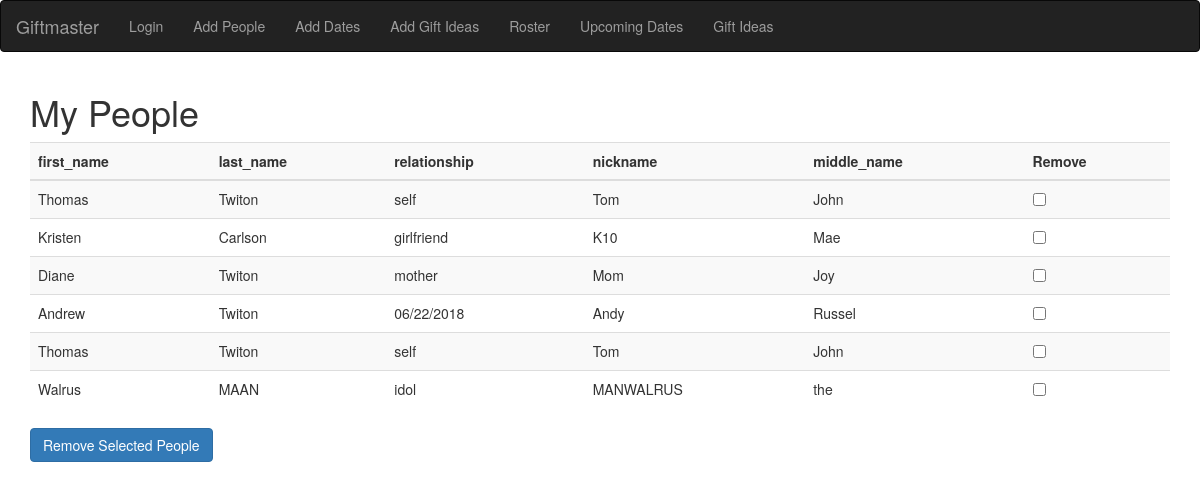
The page /roster on the database as committed earlier.
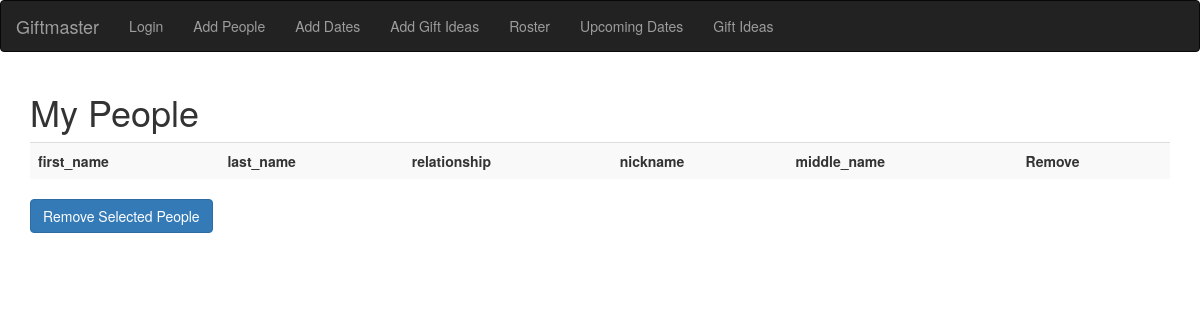
The same page on the database as committed later.
### tables this page shows
CREATE TABLE roster_test (first_name text, last_name text, middle_name text, nickname text, relationship text, id text);

### giftapp.py (the view)
@app.route('/roster')
def getroster():
    conn = sqlite3.connect('giftmaster.db')
    cur = conn.cursor()
    cur.execute('select first_name, last_name, relationship, nickname, middle_name from '+ tables.roster)
    res = cur.fetchall()
    return render_template("roster.html", data = res, theader = cur)

### templates/roster.html
{% extends "base.html" %}
{% block content %}
<div class=container>
    <h1>My People</h1>
    <table class="table table-striped">
        <tr id=headers>
            <th>{{theader.description[0][0]}}</th>
            <th>{{theader.description[1][0]}}</th>
            <th>{{theader.description[2][0]}}</th>
            <th>{{theader.description[3][0]}}</th>
            <th>{{theader.description[4][0]}}</th>
            <th>Remove</th>
        </tr>
        <tbody id=mytable>
        {% for i in range(0, data|length)%}
        <tr>
            <td>{{data[i][0]}}</td>
            <td>{{data[i][1]}}</td>
            <td>{{data[i][2]}}</td>
            <td>{{data[i][3]}}</td>
            <td>{{data[i][4]}}</td>
            <td><input type="checkbox"></td>
        </tr>
        {% endfor %}
        </tbody>
    </table>
    <button onclick="deleter('roster')" class="btn btn-primary">Remove Selected People</button>
</div>
{% endblock %}

### templates/base.html (shortened to what this page needs)
{% extends "bootstrap/base.html" %}
{% import "bootstrap/wtf.html" as wtf %}
{% block navbar %}
<nav class="navbar navbar-inverse">
  <div class="container-fluid">
    <div class="navbar-header">
      <a class="navbar-brand" href="/">Giftmaster</a>
    </div>
    <div class="collapse navbar-collapse" id="myNavbar">
    <ul class="nav navbar-nav">
      <li><a href="/">Login</a></li>
      <li><a href="/add_roster">Add People</a></li>
      <li><a href="/add_date">Add Dates</a></li>
      <li><a href="/add_gift">Add Gift Ideas</a></li>
      <li><a href="/roster">Roster</a></li>
      <li><a href="/upcoming_dates">Upcoming Dates</a></li>
      <li><a href="/gift_ideas">Gift Ideas</a></li>
    </ul>
  </div>
  </div>
</nav>
{% endblock %}

Rows that differ between the two databases and show on the page:
removed roster_test: first_name "Thomas", last_name "Twiton", relationship "self", nickname "Tom", middle_name "John"
removed roster_test: first_name "Kristen", last_name "Carlson", relationship "girlfriend", nickname "K10", middle_name "Mae"
removed roster_test: first_name "Diane", last_name "Twiton", relationship "mother", nickname "Mom", middle_name "Joy"
removed roster_test: first_name "Andrew", last_name "Twiton", relationship "06/22/2018", nickname "Andy", middle_name "Russel"
removed roster_test: first_name "Thomas", last_name "Twiton", relationship "self", nickname "Tom", middle_name "John"
removed roster_test: first_name "Walrus", last_name "MAAN", relationship "idol", nickname "MANWALRUS", middle_name "the"
